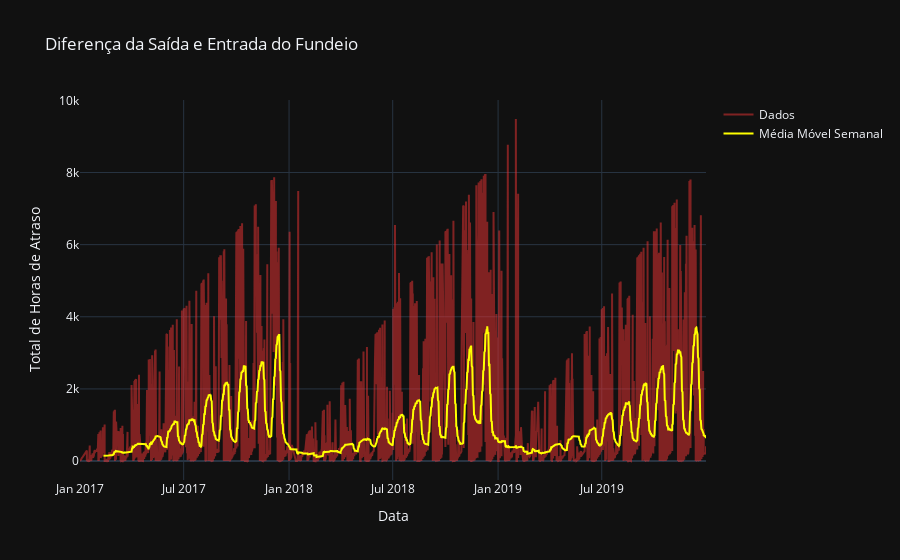

Source (notebook cell):
### Markdown cell above
### Plotando os dados de Fundeio

### Code cell
import plotly.graph_objects as go
fig = go.Figure()
fig.add_trace(go.Scatter(x=data.Data.index, y=data.Data.values,
                         line=dict(color='rgba(240, 52, 52, 0.5)'), name='Dados'))
fig.add_trace(go.Scatter(x=data.Data.rolling(24*7).mean().index, 
                         y=data.Data.rolling(24*7).mean().values,
                         line=dict(color='yellow'), name='Média Móvel Semanal'))
fig.update_layout(template='plotly_dark')
fig.update_layout(title='Diferença da Saída e Entrada do Fundeio',
                  template='plotly_dark',
                  xaxis_title='Data',
                  yaxis_title='Total de Horas de Atraso')
fig.show();
# fig.write_html("/Users/pedrocerbino/Downloads/Graph_1.html")

### Figure 1 — Plotly figure (JSON) as saved in the notebook; plotly's stock layout.template omitted (floating-point values rounded to 4 significant figures; data arrays with more than 128 entries replaced by an {"elided": "..."} marker saying what was removed)
{"data": [{"line": {"color": "rgba(240, 52, 52, 0.5)"}, "name": "Dados", "type": "scatter", "x": {"elided": "7575 str values"}, "y": {"elided": "7575 float values"}}, {"line": {"color": "yellow"}, "name": "Média Móvel Semanal", "type": "scatter", "x": {"elided": "7575 str values"}, "y": {"elided": "7575 float values"}}], "layout": {"title": {"text": "Diferença da Saída e Entrada do Fundeio"}, "xaxis": {"title": {"text": "Data"}}, "yaxis": {"title": {"text": "Total de Horas de Atraso"}}}}
